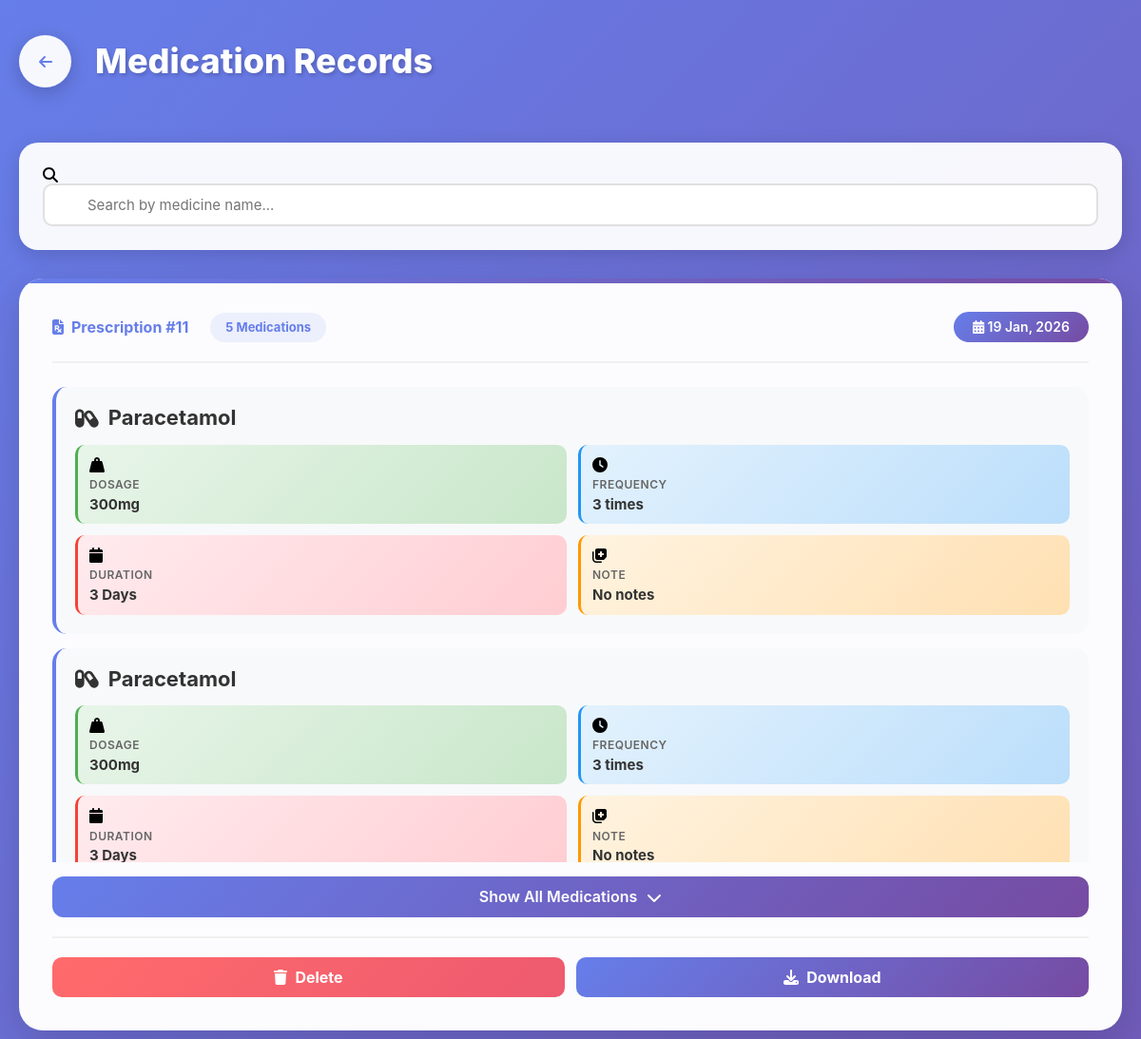
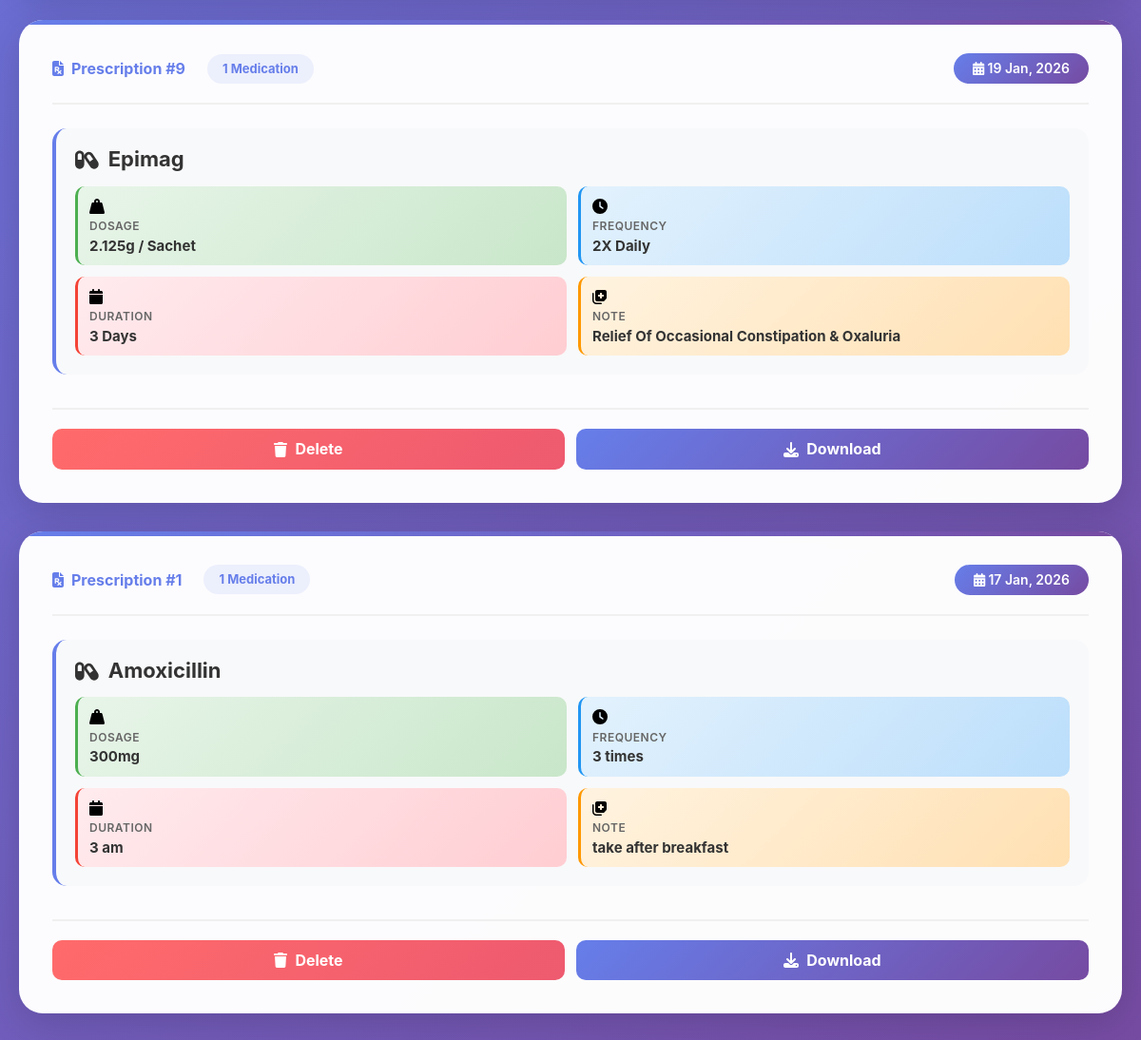
Screenshot of /records/ (signed in) with the database file from the repository (2 pictures, top to bottom).
### MediScanApp/models.py (models this page shows, shortened)
class Prescription(models.Model):
    STATUS_CHOICES = [
        ('pending', 'Pending'),
        ('processed', 'Processed'),
        ('failed', 'Failed'),
    ]
    user = models.ForeignKey(settings.AUTH_USER_MODEL, on_delete=models.CASCADE, related_name='prescriptions')
    image_path = models.ImageField(upload_to='prescriptions/')  # or FileField for general files
    status = models.CharField(max_length=20, choices=STATUS_CHOICES, default='pending')
    uploaded_at = models.DateTimeField(auto_now_add=True)
    class Meta:
        db_table = 'prescriptions'
        ordering = ['-uploaded_at']

class ExtractedMedication(models.Model):
    prescription = models.ForeignKey(Prescription, on_delete=models.CASCADE, related_name='medications')
    medicine_name = models.CharField(max_length=100)
    dosage = models.CharField(max_length=50, blank=True, null=True)
    frequency = models.CharField(max_length=50, blank=True, null=True)
    duration = models.CharField(max_length=50, blank=True, null=True)
    notes = models.TextField(blank=True, null=True)
    confidence_score = models.FloatField(
        blank=True,
        null=True,
        validators=[MinValueValidator(0.0), MaxValueValidator(1.0)]
    )
    class Meta:
        db_table = 'extracted_medications'

### MediScanApp/views.py (the view)
# urls.py: path('records/', views.records_view, name='records'),
@login_required(login_url='login')
def records_view(request):
    prescriptions = Prescription.objects.filter(
        user=request.user
    ).prefetch_related('medications').order_by('-uploaded_at')
    context = {
        'prescriptions': prescriptions
    }
    return render(request, 'mediScanApp/records.html', context)

### MediScanApp/templates/MediScanApp/records.html (shortened to what this page needs)
{% load static %}
<!DOCTYPE html>
<html lang="en">
    <head>
        <link rel="stylesheet" href="{% static 'css/normalize.css' %}">
        <link rel="stylesheet" href="https://cdnjs.cloudflare.com/ajax/libs/font-awesome/6.4.0/css/all.min.css">
    </head>
    <body>
        <div class="record">
            <div class="header-section">
                <a href="{% url 'home' %}" class="btn-back">
                    <i class="fa fa-arrow-left"></i>
                </a>
                <h1 class="title">Medication Records</h1>
            </div>
            <div class="filters">
                <div class="search-box">
                    <i class="fas fa-search"></i>
                    <input type="text" id="searchInput" placeholder="Search by medicine name...">
                </div>
            </div>
            {% if prescriptions %}
            {% for prescription in prescriptions %}
            <div class="box" data-prescription-id="{{ prescription.id }}">
                <div class="prescription-header">
                    <div class="prescription-id">
                        <i class="fas fa-file-prescription"></i>
                        Prescription #{{ prescription.id }}
                        <span class="medication-count">
                            {{ prescription.medications.count }}
                            Medication{{ prescription.medications.count|pluralize }}
                        </span>
                    </div>
                    <span class="prescription-date">
                        <i class="fas fa-calendar-alt"></i>
                        {{ prescription.uploaded_at|date:"d M, Y" }}
                    </span>
                </div>
                <div class="medications-wrapper">
                    <div class="medications-container" id="container-{{ prescription.id }}">
                        {% for medication in prescription.medications.all %}
                        <div class="medicin">
                            <div class="name">
                                <i class="fas fa-capsules"></i>
                                {{ medication.medicine_name }}
                            </div>
                            <div class="cont">
                                <div class="content green">
                                    <i class="fas fa-weight-hanging"></i>
                                    <h3>Dosage</h3>
                                    <span>{{ medication.dosage|default:"N/A" }}</span>
                                </div>
                                <div class="content blue">
                                    <i class="fas fa-clock"></i>
                                    <h3>Frequency</h3>
                                    <span>{{ medication.frequency|default:"N/A" }}</span>
                                </div>
                                <div class="content red">
                                    <i class="fa fa-calendar"></i>
                                    <h3>Duration</h3>
                                    <span>{{ medication.duration|default:"N/A" }}</span>
                                </div>
                                <div class="content orange">
                                    <i class="fas fa-notes-medical"></i>
                                    <h3>Note</h3>
                                    <span>{{ medication.notes|default:"No notes" }}</span>
                                </div>
                            </div>
                        </div>
                        {% endfor %}
                    </div>
                    {% if prescription.medications.count > 3 %}
                    <button class="read-more-btn" data-prescription="{{ prescription.id }}">
                        <span class="btn-text">Show All Medications</span>
                        <i class="fas fa-chevron-down"></i>
                    </button>
                    {% endif %}
                </div>
                <div class="action">
                    <a href="#" class="delete" onclick="confirmDelete({{ prescription.id }}); return false;">
                        <i class="fas fa-trash"></i> Delete
                    </a>
                    <a href="{% url 'download_prescription' prescription.id %}" class="download">
                        <i class="fa fa-download"></i> Download
                    </a>
                </div>
            </div>
            {% endfor %}
            {% else %}
            <div class="empty-state">
                <i class="fas fa-file-prescription"></i>
                <h3>No Records Yet</h3>
                <p>Upload your first prescription to get started!</p>
            </div>
            {% endif %}
        </div>
    </body>
</html>

### MediScanApp/templates/MediScanApp/records.html (style rules this page uses)
* { margin: 0; padding: 0; box-sizing: border-box; }
body { font-family: 'Inter', 'Segoe UI', sans-serif; background: linear-gradient(135deg, #667eea 0%, #764ba2 100%); min-height: 100vh; padding: 20px; }
.record { max-width: 1200px; margin: 0 auto; }
.header-section { display: flex; align-items: center; gap: 25px; margin-bottom: 40px; animation: fadeInDown 0.6s ease-out; }
.btn-back { width: 55px; height: 55px; background: rgba(255, 255, 255, 0.95); color: #667eea; border-radius: 50%; display: flex; align-items: center; justify-content: center; text-decoration: none; transition: all 0.3s ease; box-shadow: 0 5px 20px rgba(0, 0, 0, 0.2); }
.title { color: white; font-size: 36px; font-weight: 800; text-shadow: 2px 2px 4px rgba(0, 0, 0, 0.2); flex: 1; }
.filters { background: rgba(255, 255, 255, 0.95); padding: 25px; border-radius: 20px; margin-bottom: 30px; box-shadow: 0 5px 20px rgba(0, 0, 0, 0.15); }
.search-box { position: relative; }
.search-box input { width: 100%; padding: 12px 20px 12px 45px; border: 2px solid #e0e0e0; border-radius: 10px; font-size: 15px; transition: all 0.3s ease; }
.box { background: rgba(255, 255, 255, 0.98); border-radius: 25px; padding: 35px; margin-bottom: 30px; box-shadow: 0 10px 40px rgba(0, 0, 0, 0.15); transition: all 0.4s ease; animation: fadeInUp 0.6s ease-out; position: relative; overflow: hidden; }
.box::before { content: ''; position: absolute; top: 0; left: 0; width: 100%; height: 5px; background: linear-gradient(90deg, #667eea, #764ba2); }
.prescription-header { display: flex; justify-content: space-between; align-items: center; margin-bottom: 25px; padding-bottom: 20px; border-bottom: 2px solid #f0f0f0; }
.prescription-id { font-size: 16px; color: #667eea; font-weight: 700; display: flex; align-items: center; gap: 8px; }
.prescription-date { background: linear-gradient(135deg, #667eea, #764ba2); color: white; padding: 8px 20px; border-radius: 20px; font-size: 14px; font-weight: 600; }
.medication-count { background: rgba(102, 126, 234, 0.1); color: #667eea; padding: 8px 16px; border-radius: 20px; font-size: 13px; font-weight: 700; margin-left: 15px; }
.medications-wrapper { position: relative; }
.medications-container { max-height: 500px; overflow: hidden; transition: max-height 0.5s ease; }
.medicin { background: #f8f9fa; border-radius: 15px; padding: 20px; margin-bottom: 15px; transition: all 0.3s ease; border-left: 4px solid #667eea; }
.medicin .name { font-size: 22px; font-weight: 700; color: #333; margin-bottom: 15px; display: flex; align-items: center; gap: 10px; }
.cont { display: grid; grid-template-columns: repeat(2, 1fr); gap: 12px; }
.content { padding: 12px; border-radius: 10px; transition: all 0.3s ease; }
.content.green { background: linear-gradient(135deg, #e8f5e9, #c8e6c9); border-left: 3px solid #4caf50; }
.content.blue { background: linear-gradient(135deg, #e3f2fd, #bbdefb); border-left: 3px solid #2196f3; }
.content.red { background: linear-gradient(135deg, #ffebee, #ffcdd2); border-left: 3px solid #f44336; }
.content.orange { background: linear-gradient(135deg, #fff3e0, #ffe0b2); border-left: 3px solid #ff9800; }
.content h3 { font-size: 12px; font-weight: 600; color: #666; margin: 5px 0; text-transform: uppercase; letter-spacing: 0.5px; }
.content span { font-size: 15px; font-weight: 700; color: #333; display: block; }
.read-more-btn { width: 100%; padding: 12px; margin-top: 15px; background: linear-gradient(135deg, #667eea, #764ba2); color: white; border: none; border-radius: 12px; font-weight: 600; cursor: pointer; transition: all 0.3s ease; display: flex; align-items: center; justify-content: center; gap: 10px; }
.action { display: flex; gap: 12px; margin-top: 20px; padding-top: 20px; border-top: 2px solid #f0f0f0; }
.action a { flex: 1; padding: 12px 20px; border-radius: 10px; text-decoration: none; font-weight: 700; text-align: center; transition: all 0.3s ease; display: flex; align-items: center; justify-content: center; gap: 8px; }
.delete { background: linear-gradient(135deg, #ff6b6b, #ee5a6f); color: white; }
.download { background: linear-gradient(135deg, #667eea, #764ba2); color: white; }

### rows the page displays
Prescription: id "11", medications.count "5", uploaded_at "19 Jan, 2026"
ExtractedMedication: medicine_name "Paracetamol", dosage "300mg", frequency "3 times", duration "3 Days", notes "No notes"
ExtractedMedication: medicine_name "Paracetamol", dosage "300mg", frequency "3 times", duration "3 Days", notes "No notes"
Prescription: id "9", medications.count "1", uploaded_at "19 Jan, 2026"
ExtractedMedication: medicine_name "Epimag", dosage "2.125g / Sachet", frequency "2X Daily", duration "3 Days", notes "Relief Of Occasional Constipation & Oxaluria"
Prescription: id "1", medications.count "1", uploaded_at "17 Jan, 2026"
ExtractedMedication: medicine_name "Amoxicillin", dosage "300mg", frequency "3 times", duration "3 am", notes "take after breakfast"
